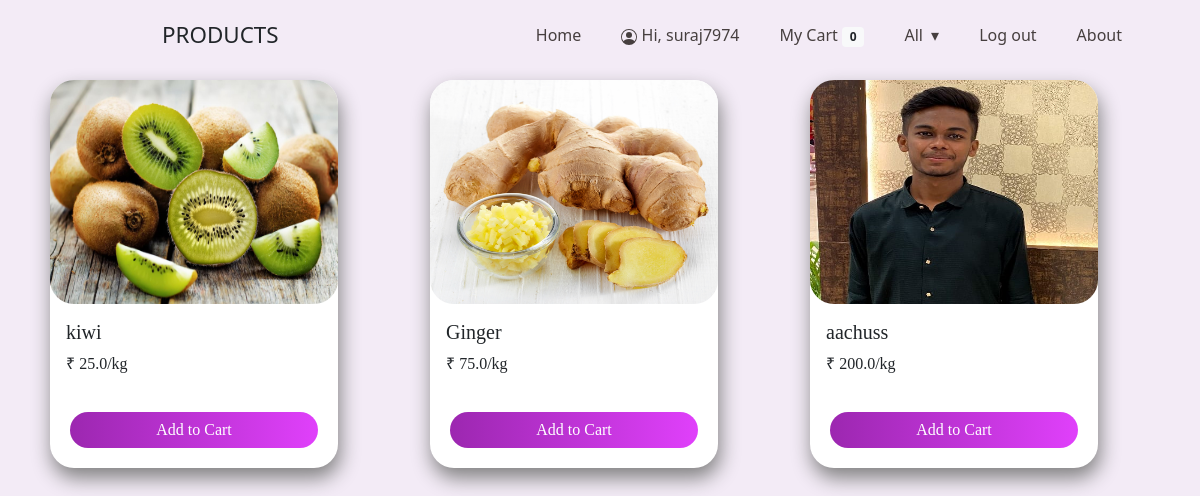
Page /products/ (signed in) on the committed database.
### products/models.py (models this page shows, shortened)
class Product(models.Model):
    name = models.CharField(max_length=255)
    price = models.FloatField()
    stock = models.IntegerField()
    category = models.ForeignKey(Categorie, on_delete=models.CASCADE)
    image_url = models.ImageField(upload_to='Images/')

### products/views.py (the view, shortened to what this page needs)
# urls.py: path('', views.index),
def index(request):
    cart = request.session.get('cart')
    if not cart:
        request.session['cart'] = {}
    categories = Categorie.objects.all()
    categorie_id = request.GET.get('categorie')
    if categorie_id:
        if categorie_id == "10":
            print("yash")
            products = Product.objects.all()
        else:
            products = Product.get_all_products_by_categorieid(categorie_id)
    else:
        products = Product.objects.all()
    data = {}
    data['products'] = products
    data['categories'] = categories
    product = request.POST.get('product')
    remove = request.POST.get('remove')
    return render(request, 'index.html', data)

### products/templatetags/cart.py (called while the page is built)
@register.filter(name='is_in_cart')
def is_in_cart(product, cart):
    keys = cart.keys()
    for id in keys:
        if int(id) == product.id:
            return True
    return False

### products/templates/index.html (shortened to what this page needs)
<!DOCTYPE html>
{% extends 'base.html' %}
{% block content %}
{% load cart %}
<section class="navigation">
    <div class="nav-container">
        <div class="brand">
            <a >PRODUCTS</a>
        </div>
        <nav>
            <ul class="nav-list">
                {% if user.is_authenticated %}
                <li><a href="/">Home</a></li>
                <li><a href="#">
                    Hi, {{user.username}}</a></li>
                <li><a href="cart">My Cart
                    <span class="badge bg-light text-dark">
                        {{request.session.cart.keys|length}}</span>
                </a></li>
                <li><a href="#">All</a>
                </li>
                <li><a href="/logout">Log out</a></li>
                {% endif %}
                <li><a href="/about-us">About</a></li>
            </ul>
        </nav>
    </div>
</section>
<div class="row" >
    {% for product in products %}
    <div class="col" style="padding: 20px" >
        <div class="card"
             style="width: 18rem; border-radius: 1.5rem; box-shadow: 2px 10px 20px grey;
                     font-size: 20p; font-family: Comic Sans MS; margin-top: 60px; outline: none; border: none"
            id={{product.id}}>
            <img src="{{ product.image_url.url }}" class="card-img-top" alt="..."
                 style="width: 18 rem;height: 14rem;border-radius: 1.5rem">
            <div class="card-body" >
                <h5 class="card-title">{{ product.name }}</h5>
                <p class="card-text">&#8377 {{ product.price }}/kg</p>
            </div>
            <div class="card-footer row no-gutters"
                 style="background: none; outline: none; border: none; padding: 20px">
                {% if product|is_in_cart:request.session.cart %}
                <div class="row" >
                    <form action="/products/#{{product.id}}" method="post" class="col-2">
                        {% csrf_token %}
                        <input type="text" value="{{ product.id }}" hidden name="product">
                        <input type="text" value="True" hidden name="remove">
                        <input type="submit" value=" - " class="btn btn-block"
                               style="background: linear-gradient(to right, #9C27B0, #E040FB); border-radius: 20px; outline: none; border: none; color: white;
                                            font-size: 15px">
                    </form>
                    <div class="text-center col">
                        {{product|count:request.session.cart}} in cart
                    </div>
                    <form action="/products/#{{product.id}}" method="post" class="col-2">
                        {% csrf_token %}
                        <input type="text" value="{{ product.id }}" hidden name="product">
                        <input type="submit" value=" + " class="btn btn-block"
                               style="background: linear-gradient(to right, #9C27B0, #E040FB); border-radius: 20px; outline: none; border: none; color: white;
                                            font-size: 15px">
                    </form>
                </div>
                {% else %}
                <form action="/products/#{{product.id}}" method="post">
                    <button class="btn btn-primary"
                            style="background: linear-gradient(to right, #9C27B0, #E040FB); border-radius: 20px; outline: none; border: none; width: 100%;"
                            type="submit" >Add to
                        Cart</button>
                </form>
                {% endif %}
            </div>
        </div>
    </div>
    {% endfor %}
</div>
{% endblock %}

### templates proj/base.html (shortened to what this page needs)
<!doctype html>
<html lang="en">
<head>
    <link href="https://cdn.jsdelivr.net/npm/bootstrap@5.0.0-beta2/dist/css/bootstrap.min.css" rel="stylesheet">
    <link rel="stylesheet" href="https://cdnjs.cloudflare.com/ajax/libs/font-awesome/5.15.3/css/fontawesome.min.css" />
    <link href="https://cdn.jsdelivr.net/npm/bootstrap@5.0.0-beta3/dist/css/bootstrap.min.css" rel="stylesheet">
</head>
<body style="background-image:url();
    background-size: cover; background-attachment:fixed; background-color: #F3EBF6;">
<div class="container">
    {% block content %}
    {% endblock %}
</div>
</body>
</html>

### templates proj/base.html (style rules this page uses)
body { background-color: #F3EBF6; }
nav { float: right; }
nav ul { list-style: none; margin: 0; padding: 0; }
nav ul li { float: left; position: relative; }
nav ul li a { display: block; padding: 0 20px; line-height: 70px; background: #F3EBF6; color: #463f3f; text-decoration: none; }
nav ul li a:not(:only-child):after { padding-left: 4px; content: ' ▾'; }
@media screen and (min-width: 800px) { .nav-list { display: block !important; } }
.navigation { position: fixed; top: 0; height: 70px; width: 100%; background: #F3EBF6;; }
.nav-container { max-width: 1000px; margin: 0 auto; }
.brand { position: absolute; padding-left: 20px; float: left; line-height: 70px; text-transform: uppercase; font-size: 1.4em; }
.brand a, .brand a:visited { color: #463f3f; text-decoration: none; }

### rows in the picture
Product: image_url (picture), name "kiwi", price "25.0"
Product: image_url (picture), name "Ginger", price "75.0"
Product: image_url (picture), name "aachuss", price "200.0"

### other values in the picture
{{ user.username }} "suraj7974"
{{ request.session.cart.keys|length }} "0"
